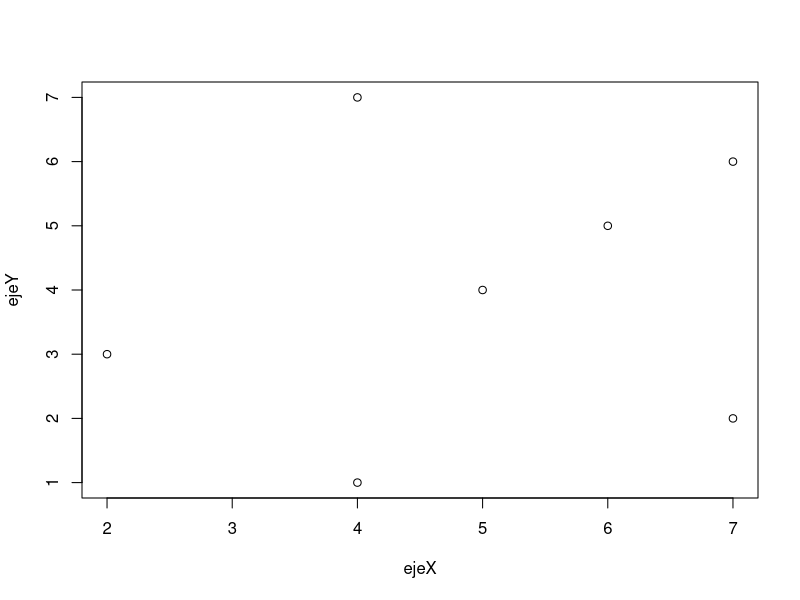

Write R code to recreate this figure.
## ---- chunk 1
x<-c(4,7,2,5,6,7,4)
y<-c(1,2,3,4,5,6,7)
plot(x,y,ylab = "ejeY",xlab = "ejeX")
